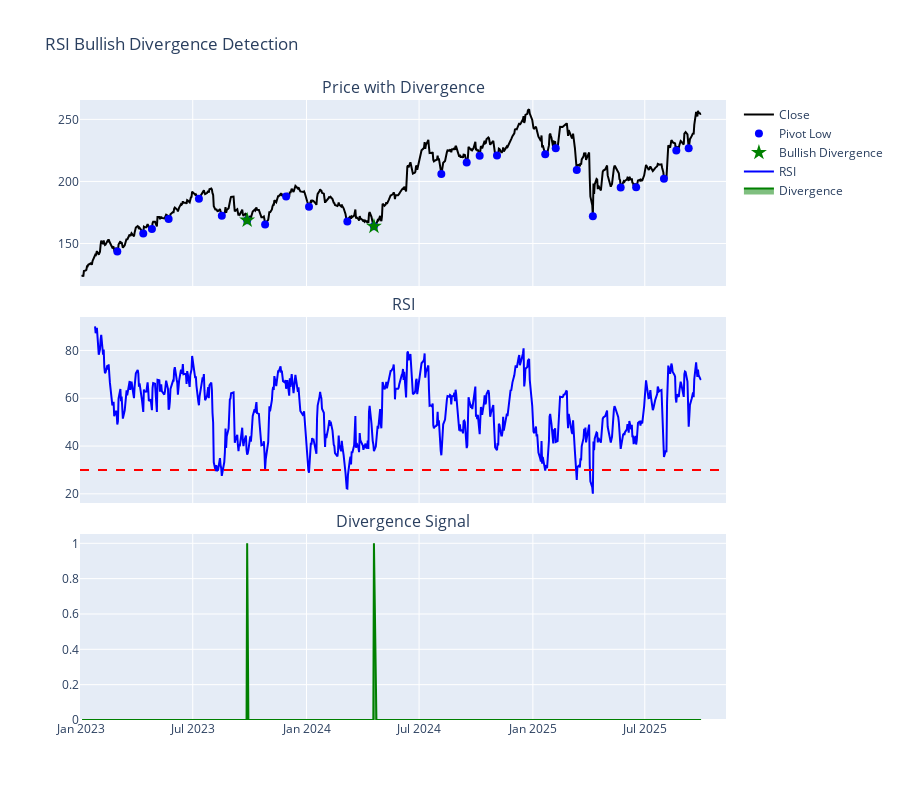

The notebook cell this image was saved under:
### Markdown cell above
## 3. RSI Divergence at Pivot Lows

Bullish divergence: price makes lower low but RSI makes higher low at consecutive pivot points. Suggests momentum turning bullish.

### Code cell
# Calculate RSI first
df['RSI'] = calculate_rsi(df, period=14)

# Detect divergence
df = detect_rsi_divergence(df)

fig = make_subplots(rows=3, cols=1, shared_xaxes=True, vertical_spacing=0.05,
                    subplot_titles=('Price with Divergence', 'RSI', 'Divergence Signal'))

# Price with pivot lows
fig.add_trace(go.Scatter(x=df['date'], y=df['close'], name='Close',
                        line=dict(color='black')), row=1, col=1)
pivot_lows = df[df['PivotLow'] == 1]
fig.add_trace(go.Scatter(x=pivot_lows['date'], y=pivot_lows['close'],
                        mode='markers', name='Pivot Low',
                        marker=dict(color='blue', size=8)), row=1, col=1)

# Mark divergence points
divergences = df[df['RSI_Divergence'] == 1]
fig.add_trace(go.Scatter(x=divergences['date'], y=divergences['close'],
                        mode='markers', name='Bullish Divergence',
                        marker=dict(color='green', size=12, symbol='star')), row=1, col=1)

# RSI
fig.add_trace(go.Scatter(x=df['date'], y=df['RSI'], name='RSI',
                        line=dict(color='blue')), row=2, col=1)
fig.add_hline(y=30, line_dash="dash", line_color="red", row=2, col=1)

# Divergence signal
fig.add_trace(go.Scatter(x=df['date'], y=df['RSI_Divergence'], name='Divergence',
                        fill='tozeroy', line=dict(color='green')), row=3, col=1)

fig.update_layout(height=800, title_text="RSI Bullish Divergence Detection")
fig.show()

print(f"Bullish divergences found: {(df['RSI_Divergence'] == 1).sum()}")
print("Bullish divergence = Lower price but Higher RSI at pivot lows")

### Figure 1 — Plotly figure (JSON) as saved in the notebook; plotly's stock layout.template omitted (floating-point values rounded to 4 significant figures; data arrays with more than 128 entries replaced by an {"elided": "..."} marker saying what was removed)
{"data": [{"line": {"color": "black"}, "name": "Close", "type": "scatter", "x": {"elided": "688 str values"}, "xaxis": "x", "y": {"elided": "688 float values"}, "yaxis": "y"}, {"marker": {"color": "blue", "size": 8}, "mode": "markers", "name": "Pivot Low", "type": "scatter", "x": ["2023-03-01T00:00:00.000000000", "2023-04-12T00:00:00.000000000", "2023-04-26T00:00:00.000000000", "2023-05-23T00:00:00.000000000", "2023-07-11T00:00:00.000000000", "2023-08-17T00:00:00.000000000", "2023-09-27T00:00:00.000000000", "2023-10-26T00:00:00.000000000", "2023-11-29T00:00:00.000000000", "2024-01-05T00:00:00.000000000", "2024-03-07T00:00:00.000000000", "2024-04-19T00:00:00.000000000", "2024-08-06T00:00:00.000000000", "2024-09-16T00:00:00.000000000", "2024-10-07T00:00:00.000000000", "2024-11-04T00:00:00.000000000", "2025-01-21T00:00:00.000000000", "2025-02-07T00:00:00.000000000", "2025-03-13T00:00:00.000000000", "2025-04-08T00:00:00.000000000", "2025-05-23T00:00:00.000000000", "2025-06-17T00:00:00.000000000", "2025-08-01T00:00:00.000000000", "2025-08-21T00:00:00.000000000", "2025-09-10T00:00:00.000000000"], "xaxis": "x", "y": [143.5, 158.1, 161.7, 169.7, 186.0, 172.3, 168.8, 165.3, 187.8, 179.7, 167.8, 163.8, 206.0, 215.3, 220.7, 221.0, 221.9, 226.8, 209.2, 172.0, 195.0, 195.4, 202.2, 224.9, 226.8], "yaxis": "y"}, {"marker": {"color": "green", "size": 12, "symbol": "star"}, "mode": "markers", "name": "Bullish Divergence", "type": "scatter", "x": ["2023-09-27T00:00:00.000000000", "2024-04-19T00:00:00.000000000"], "xaxis": "x", "y": [168.8, 163.8], "yaxis": "y"}, {"line": {"color": "blue"}, "name": "RSI", "type": "scatter", "x": {"elided": "688 str values"}, "xaxis": "x2", "y": {"elided": "688 float values"}, "yaxis": "y2"}, {"fill": "tozeroy", "line": {"color": "green"}, "name": "Divergence", "type": "scatter", "x": {"elided": "688 str values"}, "xaxis": "x3", "y": {"elided": "688 int values"}, "yaxis": "y3"}], "layout": {"annotations": [{"font": {"size": 16}, "showarrow": false, "text": "Price with Divergence", "x": 0.5, "xanchor": "center", "xref": "paper", "y": 1, "yanchor": "bottom", "yref": "paper"}, {"font": {"size": 16}, "showarrow": false, "text": "RSI", "x": 0.5, "xanchor": "center", "xref": "paper", "y": 0.65, "yanchor": "bottom", "yref": "paper"}, {"font": {"size": 16}, "showarrow": false, "text": "Divergence Signal", "x": 0.5, "xanchor": "center", "xref": "paper", "y": 0.3, "yanchor": "bottom", "yref": "paper"}], "height": 800, "shapes": [{"line": {"color": "red", "dash": "dash"}, "type": "line", "x0": 0, "x1": 1, "xref": "x2 domain", "y0": 30, "y1": 30, "yref": "y2"}], "title": {"text": "RSI Bullish Divergence Detection"}, "xaxis": {"anchor": "y", "domain": [0, 1], "matches": "x3", "showticklabels": false}, "xaxis2": {"anchor": "y2", "domain": [0, 1], "matches": "x3", "showticklabels": false}, "xaxis3": {"anchor": "y3", "domain": [0, 1]}, "yaxis": {"anchor": "x", "domain": [0.7, 1]}, "yaxis2": {"anchor": "x2", "domain": [0.35, 0.65]}, "yaxis3": {"anchor": "x3", "domain": [0, 0.3]}}}
